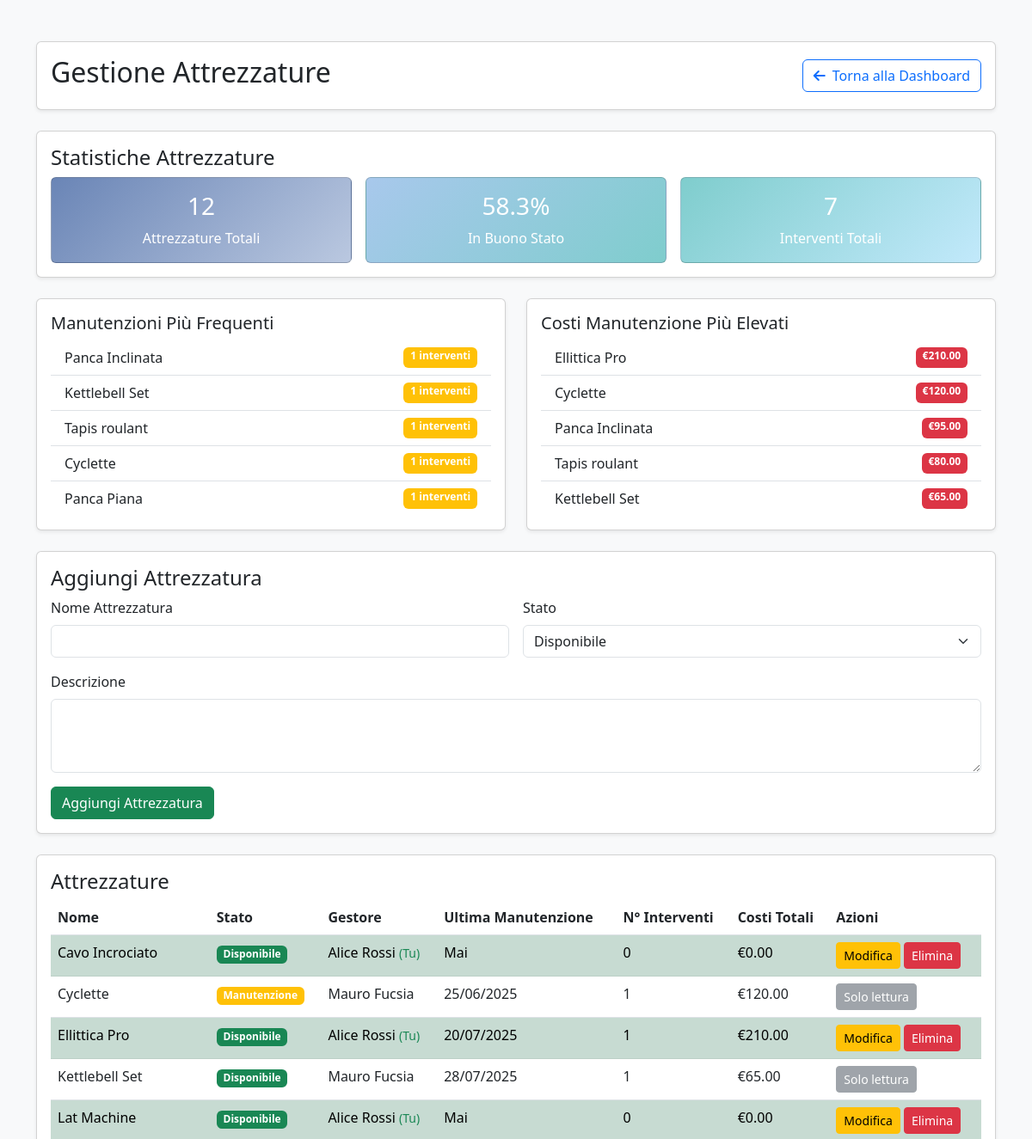
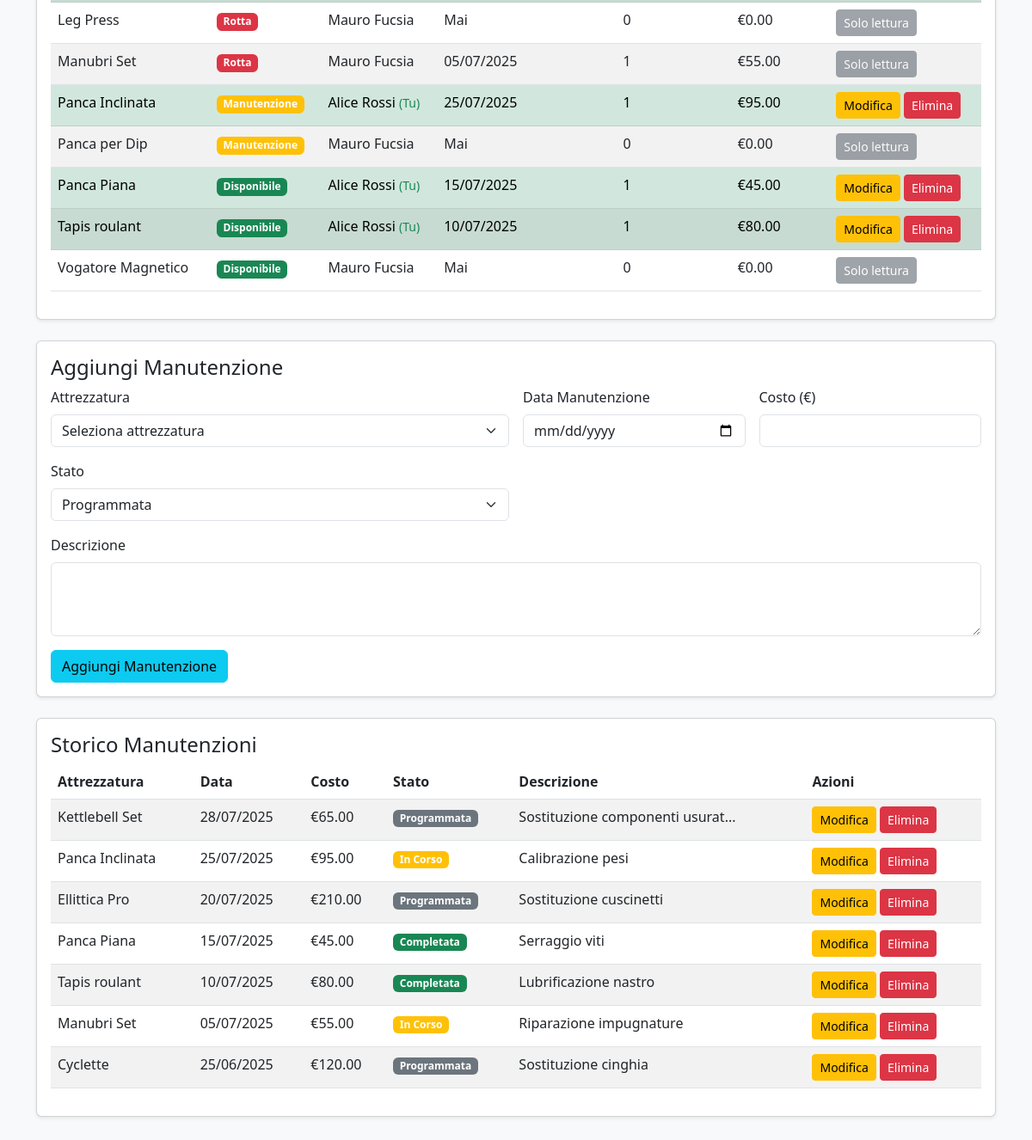
Page /equipment_management.php (signed in) on the committed database (2 pictures, top to bottom).
### tables this page shows
CREATE TABLE EQUIPMENTS (
    equipmentID INT PRIMARY KEY AUTO_INCREMENT,
    name VARCHAR(255) NOT NULL,
    description TEXT,
    status ENUM('available', 'maintenance', 'broken') DEFAULT 'available',
    administratorID INT,
    FOREIGN KEY (administratorID) REFERENCES USERS(userID) ON DELETE SET NULL
);

CREATE TABLE USERS (
    userID INT PRIMARY KEY AUTO_INCREMENT,
    email VARCHAR(255) UNIQUE NOT NULL,
    password VARCHAR(255) NOT NULL,
    userName VARCHAR(100) NOT NULL,
    firstName VARCHAR(100) NOT NULL,
    lastName VARCHAR(100) NOT NULL,
    birthDate DATE,
    gender ENUM('M', 'F', 'Other'),
    phoneNumber VARCHAR(20),
    role ENUM('customer', 'trainer', 'admin') DEFAULT 'customer'
);

CREATE TABLE MAINTENANCES (
    maintenanceID INT PRIMARY KEY AUTO_INCREMENT,
    equipmentID INT NOT NULL,
    maintenanceDate DATE NOT NULL,
    maintenanceCost DECIMAL(10,2),
    description TEXT,
    status ENUM('scheduled', 'in_progress', 'completed') DEFAULT 'scheduled',
    FOREIGN KEY (equipmentID) REFERENCES EQUIPMENTS(equipmentID) ON DELETE CASCADE
);

### equipment_management.php (the view, shortened to what the rows shown need)
<?php
require_once 'config.php';
$stmt = $conn->prepare("
    SELECT e.*, COUNT(m.maintenanceID) as maintenance_count,
           CASE WHEN SUM(m.maintenanceCost) IS NULL THEN 0 ELSE SUM(m.maintenanceCost) END AS total_cost,
           MAX(m.maintenanceDate) as last_maintenance,
           u.firstName as admin_firstName, u.lastName as admin_lastName
    FROM EQUIPMENTS e
    LEFT JOIN MAINTENANCES m ON e.equipmentID = m.equipmentID
    LEFT JOIN USERS u ON e.administratorID = u.userID
    GROUP BY e.equipmentID
    ORDER BY e.name ASC
");
$stmt->execute();
$equipment = $stmt->get_result()->fetch_all(MYSQLI_ASSOC);
$stmt = $conn->prepare("
    SELECT m.*, e.name as equipment_name
    FROM MAINTENANCES m
    JOIN EQUIPMENTS e ON m.equipmentID = e.equipmentID
    ORDER BY m.maintenanceDate DESC
");
$stmt->execute();
$maintenances = $stmt->get_result()->fetch_all(MYSQLI_ASSOC);
?>
<!DOCTYPE html>
<html lang="it">
<head>
    <link href="https://cdnjs.cloudflare.com/ajax/libs/bootstrap/5.3.0/css/bootstrap.min.css" rel="stylesheet" />
    <link href="https://cdnjs.cloudflare.com/ajax/libs/font-awesome/6.0.0/css/all.min.css" rel="stylesheet" />
</head>
<body class="bg-light">
<div class="container py-5">
    <div class="card shadow-sm mb-4">
        <div class="card-body">
            <div class="d-flex justify-content-between align-items-center">
                <h2>Gestione Attrezzature</h2>
            </div>
        </div>
    </div>
    <div class="card shadow-sm mb-4">
        <div class="card-body">
            <table class="table table-striped">
                <thead>
                    <tr>
                        <th>Nome</th><th>Stato</th><th>Gestore</th><th>Ultima Manutenzione</th><th>N° Interventi</th><th>Costi Totali</th><th>Azioni</th>
                    </tr>
                </thead>
                <tbody>
                    <?php foreach($equipment as $eq): ?>
                        <?php
                        $statusClass = $eq['status'] === 'available' ? 'success' : ($eq['status'] === 'maintenance' ? 'warning' : 'danger');
                        $statusText = $eq['status'] === 'available' ? 'Disponibile' : ($eq['status'] === 'maintenance' ? 'Manutenzione' : 'Rotta');
                        $isMyEquipment = ($eq['administratorID'] == $_SESSION['userID']);
                        ?>
                        <tr <?= $isMyEquipment ? 'class="table-success"' : '' ?>>
                            <td>
                                <?= htmlspecialchars($eq['name']) ?>
                            </td>
                            <td><span class="badge bg-<?= $statusClass ?>"><?= $statusText ?></span></td>
                            <td>
                                <?php if ($eq['admin_firstName'] && $eq['admin_lastName']): ?>
                                    <?= htmlspecialchars($eq['admin_firstName'] . ' ' . $eq['admin_lastName']) ?>
                                    <?php if ($isMyEquipment): ?>
                                        <small class="text-success">(Tu)</small>
                                    <?php endif; ?>
                                <?php else: ?>
                                    <span class="text-muted">Non specificato</span>
                                <?php endif; ?>
                            </td>
                            <td><?= $eq['last_maintenance'] ? date('d/m/Y', strtotime($eq['last_maintenance'])) : 'Mai' ?></td>
                            <td><?= $eq['maintenance_count'] ?></td>
                            <td>€<?= number_format($eq['total_cost'], 2) ?></td>
                            <td>
                                <?php if ($isMyEquipment): ?>
                                    <a href="?edit_equipment=<?= $eq['equipmentID'] ?>" class="btn btn-sm btn-warning">Modifica</a>
                                    <form method="POST" style="display:inline" onsubmit="return confirm('Sei sicuro di eliminare questa attrezzatura?');">
                                        <button name="delete_equipment" class="btn btn-sm btn-danger">Elimina</button>
                                    </form>
                                <?php else: ?>
                                    <button class="btn btn-sm btn-secondary" disabled title="Solo il gestore può modificare">
                                        Solo lettura
                                    </button>
                                <?php endif; ?>
                            </td>
                        </tr>
                    <?php endforeach; ?>
                </tbody>
            </table>
        </div>
    </div>
    <div class="card shadow-sm mb-4">
        <div class="card-body">
            <table class="table table-striped">
                <thead>
                    <tr>
                        <th>Attrezzatura</th><th>Data</th><th>Costo</th><th>Stato</th><th>Descrizione</th><th>Azioni</th>
                    </tr>
                </thead>
                <tbody>
                    <?php foreach($maintenances as $maintenance): ?>
                        <?php
                        $statusClass = $maintenance['status'] === 'completed' ? 'success' : ($maintenance['status'] === 'in_progress' ? 'warning' : 'secondary');
                        $statusText = $maintenance['status'] === 'completed' ? 'Completata' : ($maintenance['status'] === 'in_progress' ? 'In Corso' : 'Programmata');
                        ?>
                        <tr>
                            <td><?= htmlspecialchars($maintenance['equipment_name']) ?></td>
                            <td><?= date('d/m/Y', strtotime($maintenance['maintenanceDate'])) ?></td>
                            <td>€<?= number_format($maintenance['maintenanceCost'], 2) ?></td>
                            <td><span class="badge bg-<?= $statusClass ?>"><?= $statusText ?></span></td>
                            <td><?= htmlspecialchars(substr($maintenance['description'], 0, 30)) ?><?= strlen($maintenance['description']) > 30 ? '...' : '' ?></td>
                            <td>
                                <a href="?edit_maintenance=<?= $maintenance['maintenanceID'] ?>" class="btn btn-sm btn-warning">Modifica</a>
                                <form method="POST" style="display:inline" onsubmit="return confirm('Sei sicuro di eliminare questa manutenzione?');">
                                    <button name="delete_maintenance" class="btn btn-sm btn-danger">Elimina</button>
                                </form>
                            </td>
                        </tr>
                    <?php endforeach; ?>
                </tbody>
            </table>
        </div>
    </div>
</div>
</body>
</html>

### rows in the picture
equipments: name "Cavo Incrociato", status "Disponibile", administratorID.lastName "Alice Rossi", shows "(Tu)", shows "Mai", maintenance_count "0", total_cost "0.00"
equipments: name "Cyclette", status "Manutenzione", administratorID.lastName "Mauro Fucsia", last_maintenance "25/06/2025", maintenance_count "1", total_cost "120.00", shows "Solo lettura"
equipments: name "Ellittica Pro", status "Disponibile", administratorID.lastName "Alice Rossi", shows "(Tu)", last_maintenance "20/07/2025", maintenance_count "1", total_cost "210.00"
equipments: name "Kettlebell Set", status "Disponibile", administratorID.lastName "Mauro Fucsia", last_maintenance "28/07/2025", maintenance_count "1", total_cost "65.00", shows "Solo lettura"
equipments: name "Lat Machine", status "Disponibile", administratorID.lastName "Alice Rossi", shows "(Tu)", shows "Mai", maintenance_count "0", total_cost "0.00"
equipments: name "Leg Press", status "Rotta", administratorID.lastName "Mauro Fucsia", shows "Mai", maintenance_count "0", total_cost "0.00", shows "Solo lettura"
equipments: name "Manubri Set", status "Rotta", administratorID.lastName "Mauro Fucsia", last_maintenance "05/07/2025", maintenance_count "1", total_cost "55.00", shows "Solo lettura"
equipments: name "Panca Inclinata", status "Manutenzione", administratorID.lastName "Alice Rossi", shows "(Tu)", last_maintenance "25/07/2025", maintenance_count "1", total_cost "95.00"
equipments: name "Panca per Dip", status "Manutenzione", administratorID.lastName "Mauro Fucsia", shows "Mai", maintenance_count "0", total_cost "0.00", shows "Solo lettura"
equipments: name "Panca Piana", status "Disponibile", administratorID.lastName "Alice Rossi", shows "(Tu)", last_maintenance "15/07/2025", maintenance_count "1", total_cost "45.00"
equipments: name "Tapis roulant", status "Disponibile", administratorID.lastName "Alice Rossi", shows "(Tu)", last_maintenance "10/07/2025", maintenance_count "1", total_cost "80.00"
equipments: name "Vogatore Magnetico", status "Disponibile", administratorID.lastName "Mauro Fucsia", shows "Mai", maintenance_count "0", total_cost "0.00", shows "Solo lettura"
maintenances: equipmentID.name "Kettlebell Set", maintenanceDate "28/07/2025", maintenanceCost "65.00", status "Programmata", description "Sostituzione componenti usurat"
maintenances: equipmentID.name "Panca Inclinata", maintenanceDate "25/07/2025", maintenanceCost "95.00", status "In Corso", description "Calibrazione pesi"
maintenances: equipmentID.name "Ellittica Pro", maintenanceDate "20/07/2025", maintenanceCost "210.00", status "Programmata", description "Sostituzione cuscinetti"
maintenances: equipmentID.name "Panca Piana", maintenanceDate "15/07/2025", maintenanceCost "45.00", status "Completata", description "Serraggio viti"
maintenances: equipmentID.name "Tapis roulant", maintenanceDate "10/07/2025", maintenanceCost "80.00", status "Completata", description "Lubrificazione nastro"
maintenances: equipmentID.name "Manubri Set", maintenanceDate "05/07/2025", maintenanceCost "55.00", status "In Corso", description "Riparazione impugnature"
maintenances: equipmentID.name "Cyclette", maintenanceDate "25/06/2025", maintenanceCost "120.00", status "Programmata", description "Sostituzione cinghia"

### other values in the picture
$stats['totalEquipment'] "12"
$stats['goodStatusPercentage'] "58.3"
$stats['totalMaintenances'] "7"
$item['name'] "Panca Inclinata"
$item['maintenance_count'] "1"
$item['name'] "Kettlebell Set"
$item['name'] "Tapis roulant"
$item['name'] "Cyclette"
$item['name'] "Panca Piana"
$item['name'] "Ellittica Pro"
$item['total_cost'] "210.00"
$item['total_cost'] "120.00"
$item['total_cost'] "95.00"
$item['total_cost'] "80.00"
$item['total_cost'] "65.00"
